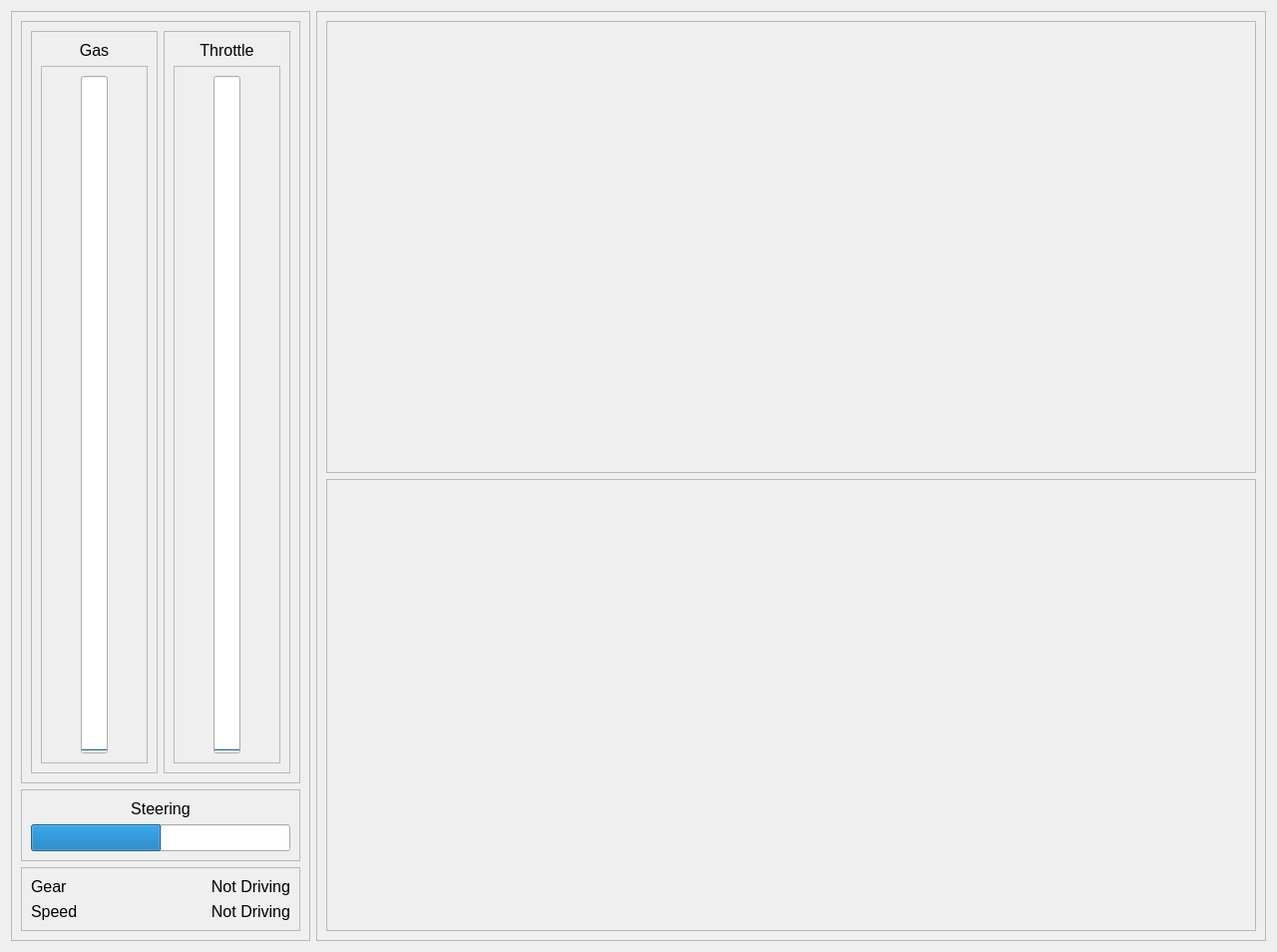
<?xml version="1.0" encoding="UTF-8"?>
<ui version="4.0">
 <class>DriverInput</class>
 <widget class="QWidget" name="DriverInput">
  <property name="geometry">
   <rect>
    <x>0</x>
    <y>0</y>
    <width>1280</width>
    <height>954</height>
   </rect>
  </property>
  <property name="windowTitle">
   <string>DriverInput</string>
  </property>
  <property name="styleSheet">
   <string notr="true">font-size: 16px
</string>
  </property>
  <layout class="QHBoxLayout" name="horizontalLayout_3">
   <item>
    <widget class="QFrame" name="DrverInfoFrame">
     <property name="sizePolicy">
      <sizepolicy hsizetype="Fixed" vsizetype="Expanding">
       <horstretch>0</horstretch>
       <verstretch>0</verstretch>
      </sizepolicy>
     </property>
     <property name="maximumSize">
      <size>
       <width>300</width>
       <height>16777215</height>
      </size>
     </property>
     <property name="frameShape">
      <enum>QFrame::StyledPanel</enum>
     </property>
     <property name="frameShadow">
      <enum>QFrame::Raised</enum>
     </property>
     <layout class="QVBoxLayout" name="verticalLayout_5">
      <item>
       <widget class="QFrame" name="GasAndThrottleFrame">
        <property name="frameShape">
         <enum>QFrame::StyledPanel</enum>
        </property>
        <property name="frameShadow">
         <enum>QFrame::Raised</enum>
        </property>
        <layout class="QHBoxLayout" name="horizontalLayout_4">
         <item>
          <widget class="QFrame" name="GasFrame">
           <property name="frameShape">
            <enum>QFrame::StyledPanel</enum>
           </property>
           <property name="frameShadow">
            <enum>QFrame::Raised</enum>
           </property>
           <layout class="QVBoxLayout" name="verticalLayout_6">
            <item>
             <widget class="QLabel" name="GasLabel">
              <property name="text">
               <string comment="DriverInput.Title.Label.Gas">Gas</string>
              </property>
              <property name="alignment">
               <set>Qt::AlignCenter</set>
              </property>
             </widget>
            </item>
            <item>
             <widget class="QFrame" name="frame_8">
              <property name="frameShape">
               <enum>QFrame::StyledPanel</enum>
              </property>
              <property name="frameShadow">
               <enum>QFrame::Raised</enum>
              </property>
              <layout class="QHBoxLayout" name="horizontalLayout_5">
               <item>
                <widget class="QProgressBar" name="GasProgressBar">
                 <property name="sizePolicy">
                  <sizepolicy hsizetype="Fixed" vsizetype="Expanding">
                   <horstretch>0</horstretch>
                   <verstretch>0</verstretch>
                  </sizepolicy>
                 </property>
                 <property name="value">
                  <number>0</number>
                 </property>
                 <property name="alignment">
                  <set>Qt::AlignJustify|Qt::AlignTop</set>
                 </property>
                 <property name="textVisible">
                  <bool>false</bool>
                 </property>
                 <property name="orientation">
                  <enum>Qt::Vertical</enum>
                 </property>
                </widget>
               </item>
              </layout>
             </widget>
            </item>
           </layout>
          </widget>
         </item>
         <item>
          <widget class="QFrame" name="ThrottleFrame">
           <property name="frameShape">
            <enum>QFrame::StyledPanel</enum>
           </property>
           <property name="frameShadow">
            <enum>QFrame::Raised</enum>
           </property>
           <layout class="QVBoxLayout" name="verticalLayout_7">
            <item>
             <widget class="QLabel" name="ThrottleLabel">
              <property name="text">
               <string comment="DriverInput.Title.Label.Throttle">Throttle</string>
              </property>
              <property name="alignment">
               <set>Qt::AlignCenter</set>
              </property>
             </widget>
            </item>
            <item>
             <widget class="QFrame" name="frame_9">
              <property name="frameShape">
               <enum>QFrame::StyledPanel</enum>
              </property>
              <property name="frameShadow">
               <enum>QFrame::Raised</enum>
              </property>
              <layout class="QHBoxLayout" name="horizontalLayout_6">
               <item>
                <widget class="QProgressBar" name="ThrottleProgressBar">
                 <property name="sizePolicy">
                  <sizepolicy hsizetype="Fixed" vsizetype="Expanding">
                   <horstretch>0</horstretch>
                   <verstretch>0</verstretch>
                  </sizepolicy>
                 </property>
                 <property name="value">
                  <number>0</number>
                 </property>
                 <property name="alignment">
                  <set>Qt::AlignJustify|Qt::AlignTop</set>
                 </property>
                 <property name="textVisible">
                  <bool>false</bool>
                 </property>
                 <property name="orientation">
                  <enum>Qt::Vertical</enum>
                 </property>
                </widget>
               </item>
              </layout>
             </widget>
            </item>
           </layout>
          </widget>
         </item>
        </layout>
       </widget>
      </item>
      <item>
       <widget class="QFrame" name="SteeringFrame">
        <property name="sizePolicy">
         <sizepolicy hsizetype="Preferred" vsizetype="Fixed">
          <horstretch>0</horstretch>
          <verstretch>0</verstretch>
         </sizepolicy>
        </property>
        <property name="frameShape">
         <enum>QFrame::StyledPanel</enum>
        </property>
        <property name="frameShadow">
         <enum>QFrame::Raised</enum>
        </property>
        <layout class="QVBoxLayout" name="verticalLayout_8">
         <item>
          <widget class="QLabel" name="SteeringLabel">
           <property name="sizePolicy">
            <sizepolicy hsizetype="Preferred" vsizetype="Fixed">
             <horstretch>0</horstretch>
             <verstretch>0</verstretch>
            </sizepolicy>
           </property>
           <property name="text">
            <string>Steering</string>
           </property>
           <property name="alignment">
            <set>Qt::AlignCenter</set>
           </property>
          </widget>
         </item>
         <item>
          <widget class="QProgressBar" name="SteeringProgressBar">
           <property name="value">
            <number>50</number>
           </property>
           <property name="textVisible">
            <bool>false</bool>
           </property>
          </widget>
         </item>
        </layout>
       </widget>
      </item>
      <item>
       <widget class="QFrame" name="GearAndSpeedFrame">
        <property name="sizePolicy">
         <sizepolicy hsizetype="Preferred" vsizetype="Fixed">
          <horstretch>0</horstretch>
          <verstretch>0</verstretch>
         </sizepolicy>
        </property>
        <property name="frameShape">
         <enum>QFrame::StyledPanel</enum>
        </property>
        <property name="frameShadow">
         <enum>QFrame::Raised</enum>
        </property>
        <layout class="QGridLayout" name="gridLayout">
         <item row="0" column="0">
          <widget class="QLabel" name="GearHintLabel">
           <property name="sizePolicy">
            <sizepolicy hsizetype="Expanding" vsizetype="Expanding">
             <horstretch>0</horstretch>
             <verstretch>0</verstretch>
            </sizepolicy>
           </property>
           <property name="text">
            <string>Gear</string>
           </property>
          </widget>
         </item>
         <item row="0" column="1">
          <widget class="QLabel" name="GearLabel">
           <property name="sizePolicy">
            <sizepolicy hsizetype="Fixed" vsizetype="Expanding">
             <horstretch>0</horstretch>
             <verstretch>0</verstretch>
            </sizepolicy>
           </property>
           <property name="text">
            <string>Not Driving</string>
           </property>
           <property name="alignment">
            <set>Qt::AlignRight|Qt::AlignTrailing|Qt::AlignVCenter</set>
           </property>
          </widget>
         </item>
         <item row="1" column="0">
          <widget class="QLabel" name="SpeedHintLabel">
           <property name="sizePolicy">
            <sizepolicy hsizetype="Preferred" vsizetype="Expanding">
             <horstretch>0</horstretch>
             <verstretch>0</verstretch>
            </sizepolicy>
           </property>
           <property name="text">
            <string>Speed</string>
           </property>
          </widget>
         </item>
         <item row="1" column="1">
          <widget class="QLabel" name="SpeedLabel">
           <property name="sizePolicy">
            <sizepolicy hsizetype="Fixed" vsizetype="Expanding">
             <horstretch>0</horstretch>
             <verstretch>0</verstretch>
            </sizepolicy>
           </property>
           <property name="text">
            <string>Not Driving</string>
           </property>
           <property name="alignment">
            <set>Qt::AlignRight|Qt::AlignTrailing|Qt::AlignVCenter</set>
           </property>
          </widget>
         </item>
        </layout>
       </widget>
      </item>
     </layout>
    </widget>
   </item>
   <item>
    <widget class="QFrame" name="GasAndThrottleAndSpeedPlotFrame">
     <property name="frameShape">
      <enum>QFrame::StyledPanel</enum>
     </property>
     <property name="frameShadow">
      <enum>QFrame::Raised</enum>
     </property>
     <layout class="QVBoxLayout" name="verticalLayout">
      <item>
       <widget class="QFrame" name="GasAndThrottlePlotFrame">
        <property name="frameShape">
         <enum>QFrame::StyledPanel</enum>
        </property>
        <property name="frameShadow">
         <enum>QFrame::Raised</enum>
        </property>
        <layout class="QHBoxLayout" name="horizontalLayout">
         <item>
          <widget class="QwtPlot" name="GasAndThrottlePlot"/>
         </item>
        </layout>
       </widget>
      </item>
      <item>
       <widget class="QFrame" name="SpeedPlotFrame">
        <property name="frameShape">
         <enum>QFrame::StyledPanel</enum>
        </property>
        <property name="frameShadow">
         <enum>QFrame::Raised</enum>
        </property>
        <layout class="QHBoxLayout" name="horizontalLayout_2">
         <item>
          <widget class="QwtPlot" name="SpeedPlot"/>
         </item>
        </layout>
       </widget>
      </item>
     </layout>
    </widget>
   </item>
  </layout>
 </widget>
 <customwidgets>
  <customwidget>
   <class>QwtPlot</class>
   <extends>QFrame</extends>
   <header>qwt_plot.h</header>
  </customwidget>
 </customwidgets>
 <resources/>
 <connections/>
</ui>
